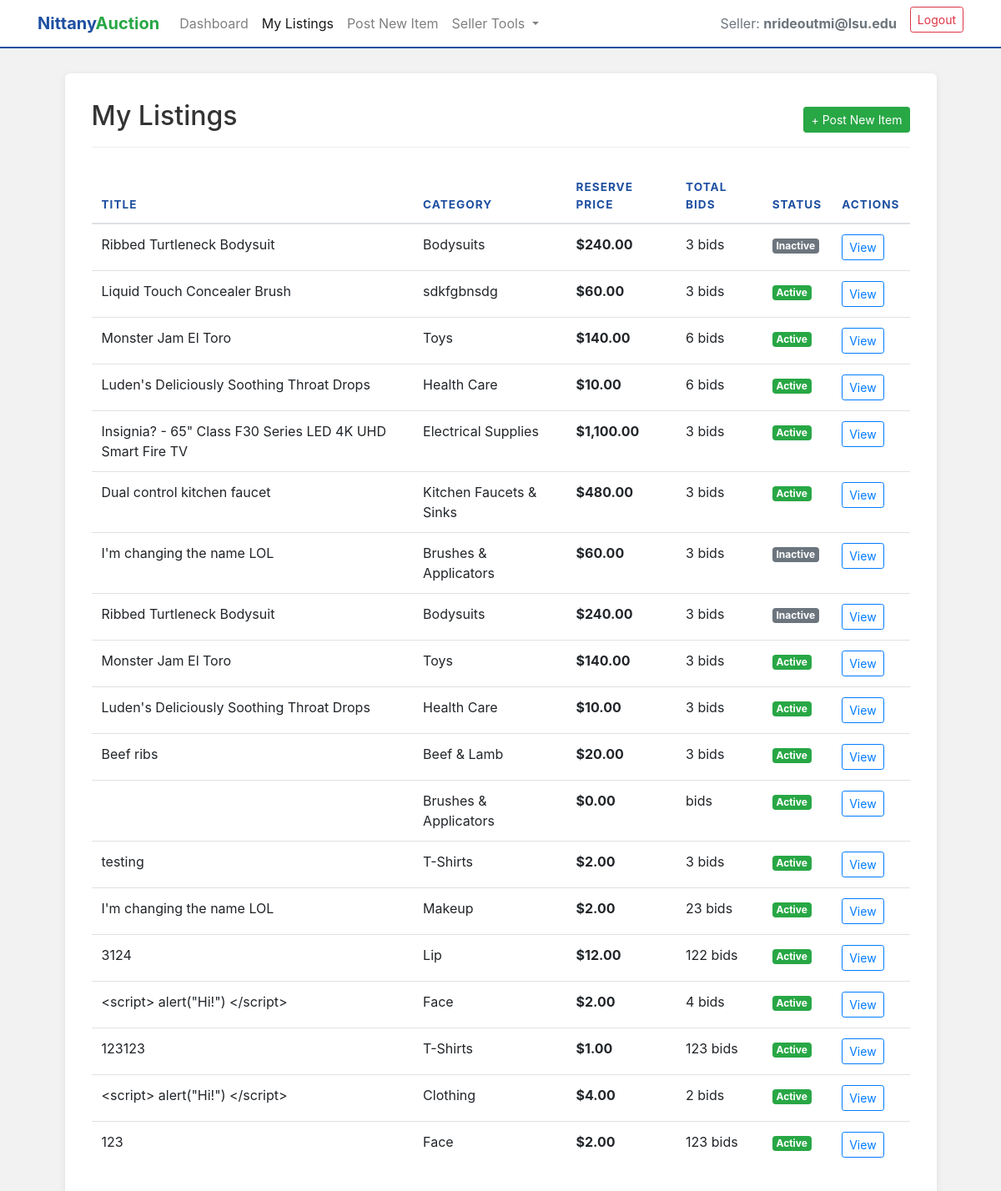
Before: /my-listings (signed in) with the older database file.
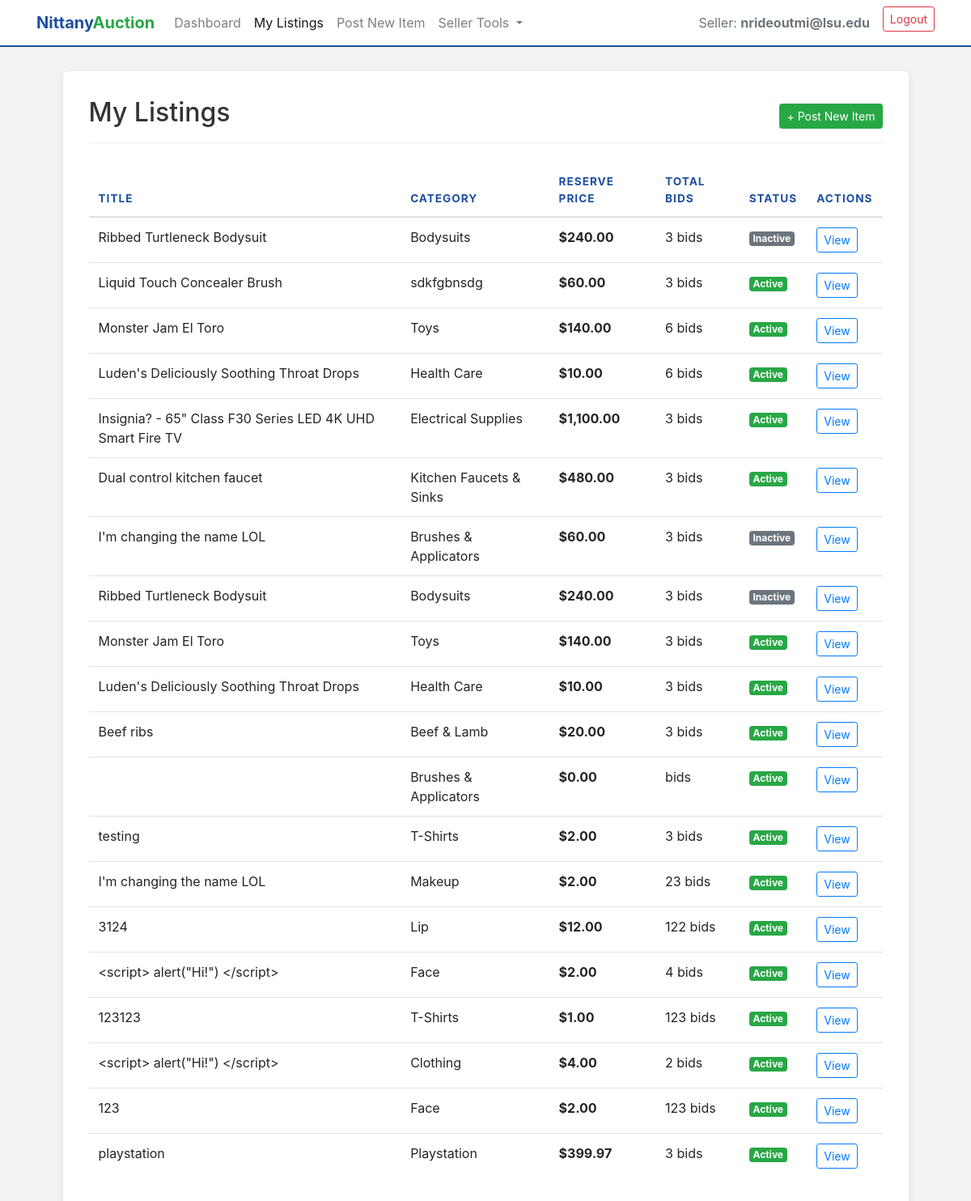
After: the same page with the newer database file.
### tables this page shows
CREATE TABLE "Auction_Listings"
(
    Seller_Email        text,
    Listing_ID          integer,
    Category            text,
    Auction_Title       text,
    Product_Name        text,
    Product_Description text,
    Quantity            integer,
    Reserve_Price       real,
    Max_bids            integer,
    Status              integer,
    PRIMARY KEY (Seller_Email, Listing_ID)
);

### app.py (the view)
@app.route('/my-listings', methods=['POST', 'GET'])
def my_listing():
    user_email = session.get('email')
    if not user_email:
        return redirect(url_for('authenticate'))
    connection = get_connection()
    cursor = connection.cursor()
    cursor.execute('''
        SELECT A.Listing_ID, A.Auction_Title, A.Category, A.Reserve_Price, A.Max_bids, A.Status
        FROM Auction_Listings A
        WHERE A.Seller_Email = ?
    ''', (user_email,))
    result = cursor.fetchall()
    connection.close()
    return render_template('my-listings.html', email=user_email, listings=result)

### app.py (called while the page is built)
def get_connection():
    conn = sql.connect(DB_NAME)
    return conn

### templates/my-listings.html (shortened to what the changed rows need)
<!DOCTYPE html>
<html lang="en">
<head>
    <link rel="stylesheet"
          href="https://stackpath.bootstrapcdn.com/bootstrap/4.4.1/css/bootstrap.min.css"
>
</head>
<body>
<div class="container">
    <div class="row justify-content-center">
        <div class="col-md-11 dashboard-card">
            <div class="section-header">
                <h2>My Listings</h2>
            </div>
            <div class="table-responsive">
                <table class="table table-hover">
                    <thead>
                        <tr>
                            <th>Title</th>
                            <th>Category</th>
                            <th>Reserve Price</th>
                            <th>Total Bids</th>
                            <th>Status</th>
                            <th>Actions</th>
                        </tr>
                    </thead>
                    <tbody>
                      {% for row in listings %}
                        <tr>
                          <td>{{ row[1] }}</td>
                          <td>{{ row[2] }}</td>
                          <td><strong>${{ "{:,.2f}".format(row[3] | float) }}</strong></td>
                          <td>{{ row[4] }} bids</td>
                          <td>
                              {% if row[5] == 1 %}
                                  <span class="badge badge-success" style="background-color: #28a745;">Active</span>
                              {% elif row[5] == 0 %}
                                  <span class="badge badge-secondary">Inactive</span>
                              {% elif row[5] == 2 %}
                                  <span class="badge badge-info" style="background-color: #1e4fa1;">Sold</span>
                              {% elif row[5] == 3 %}
                                  <span class="badge badge-warning" style="background-color: #ffc107; color: #212529;">Reserve Not Met</span>
                              {% else %}
                                  <span class="badge badge-light">Unknown</span>
                              {% endif %}
                          </td>
                          <td>
                              <a href="/listing-details/{{ email }}/{{ row[0] }}" class="btn btn-sm btn-outline-primary">View</a>
                          </td>
                        </tr>
                      {% else %}
                      <tr>
                          <td colspan="6" class="text-center py-4 text-muted">
                              No listings found. <a href="/post-item">Start selling!</a>
                          </td>
                      </tr>
                      {% endfor %}
                    </tbody>
                </table>
            </div>
        </div>
    </div>
</div>
</body>
</html>

Changed rows visible on the page:
added Auction_Listings: Auction_Title "playstation", Category "Playstation", Reserve_Price "399.97", Max_bids "3", Status "Active"
